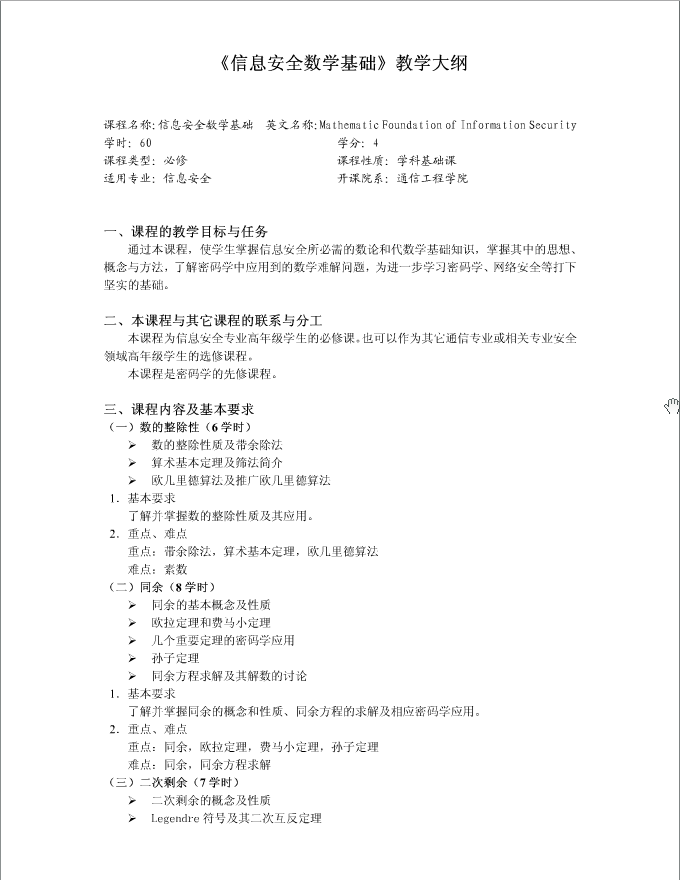
#> input picture 1.png, 680 x 880 px
$ python untitled9.py
#> lines starting #> are read from the running program, lines starting #| are printed output that depends on the picture
# -*- coding: utf-8 -*-
"""
Created on Mon Mar 25 13:40:22 2019

@author: TongDist
"""

import cv2

img=cv2.imread('1.png')
#> img is the input picture: shape (880, 680, 3); mean B, G, R 248.7, 248.7, 248.7
#缩放时推荐使用 cv2.INTER_AREA，
#在扩展时推荐使用 v2.INTER_CUBIC（慢) 和 v2.INTER_LINEAR

#此处相对于 宽扩大2倍 高扩大2倍
kuo=cv2.resize(img,None,fx=0.5,fy=0.5,interpolation=cv2.INTER_CUBIC)
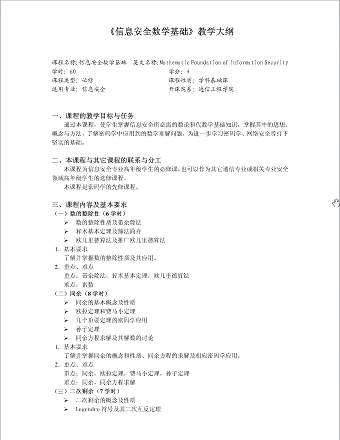
#> kuo: shape (440, 340, 3); mean B, G, R 248.3, 248.3, 248.3

#等价于
#height,width=img.shape[:2]
#res=cv2.resize(img,(2*width,2*height),interpolation=cv2.INTER_CUBIC)
while(1):
	#显示扩大后的图
    cv2.imshow('kuoda',kuo)
    #显示原图
    cv2.imshow('yuantu',img)
    if cv2.waitKey(1) & 0xFF == 27:
#> (key Esc is pressed here)
        break
cv2.destroyAllWindows()
